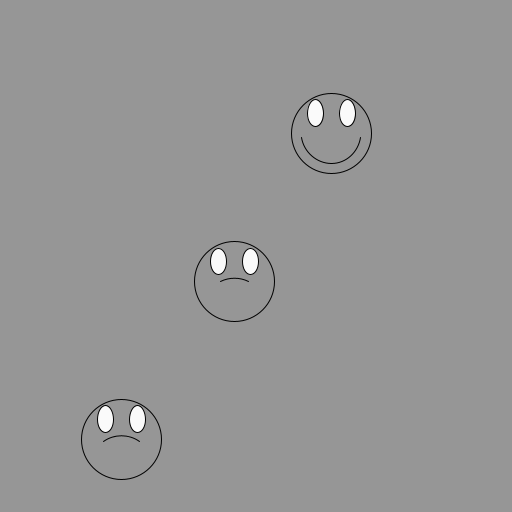
Frame 1 (no input)
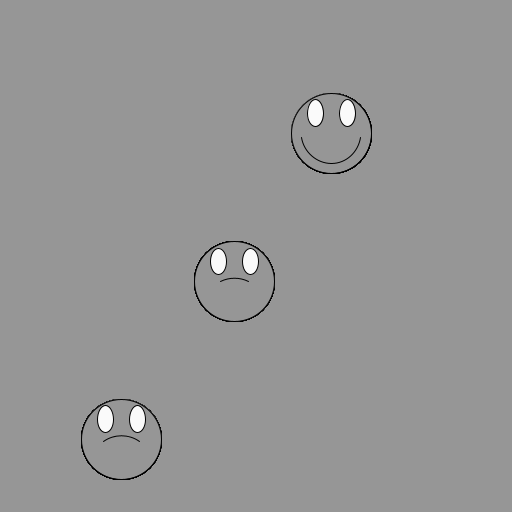
Frame 60 (the mouse pressed at the canvas centre just before this capture)
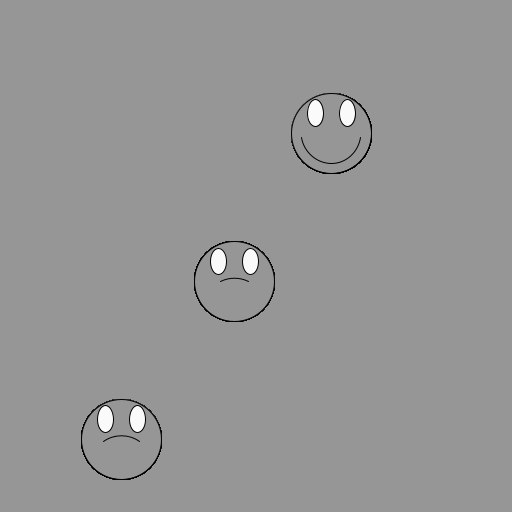
Frame 120 (the mouse held since frame 60 and released just before this capture)

The Processing sketch that drew these frames (run headless with seeded random() and noise(); from frame 60 on, the mouse is pressed at the canvas centre):

// Processing sketch: HappyFaces
// ── HappyFaces.pde
// Face testFace;
Face faces[] = new Face[3];


void setup() 
{
    size(512, 512);
    background(150);

    
   int faceNum = 0; 
    while (faceNum < faces.length)
    {
        faces[faceNum] = new Face();
        faces[faceNum].x = random(0, width);
        faces[faceNum].y = random(0, height);
        faces[faceNum].happiness = int(random(-11, 11));
        faces[faceNum].diameter = 80;

        faceNum++;
    }

    // testFace = new Face();
    // testFace.x = 100;
    // testFace.y = 100;
    // testFace.happiness = -10;
    // testFace.diameter = 80;
}

void draw() 
{
    int faceNum = 0;
    while (faceNum < faces.length)
    {
    drawFace(faces[faceNum]);

    faceNum++;
    }
    // drawFace(testFace);
}

class Face
{
    int happiness;
    float x;
    float y;
    float diameter;
}

void drawFace( Face face)
{    
    fill(150);
    circle(face.x, face.y, face.diameter);
    fill(250); //<>//
    ellipse(face.x - face.diameter/5 , face.y - face.diameter/4, face.diameter/5, face.diameter/3);
    ellipse(face.x + face.diameter/5 , face.y - face.diameter/4, face.diameter/5, face.diameter/3);
    noFill();

    if (face.happiness >= 0) //<>//
    {
        if (face.happiness == 0)
        {
            face.happiness = 1;
        }
        arc(face.x, face.y, face.diameter*3/4, face.diameter*3/4, (PI/2) - PI/2*(float(face.happiness)/10.0), (PI/2) + PI/2*(float(face.happiness)/10.0));
    }
    else
    {
        arc(face.x, face.y + (face.diameter/3), face.diameter*3/4, face.diameter*3/4, (3*PI/2) - PI/2*(float(face.happiness*-1)/10.0), (3*PI/2) + PI/2*(float(face.happiness*-1)/10.0));
    }
}
